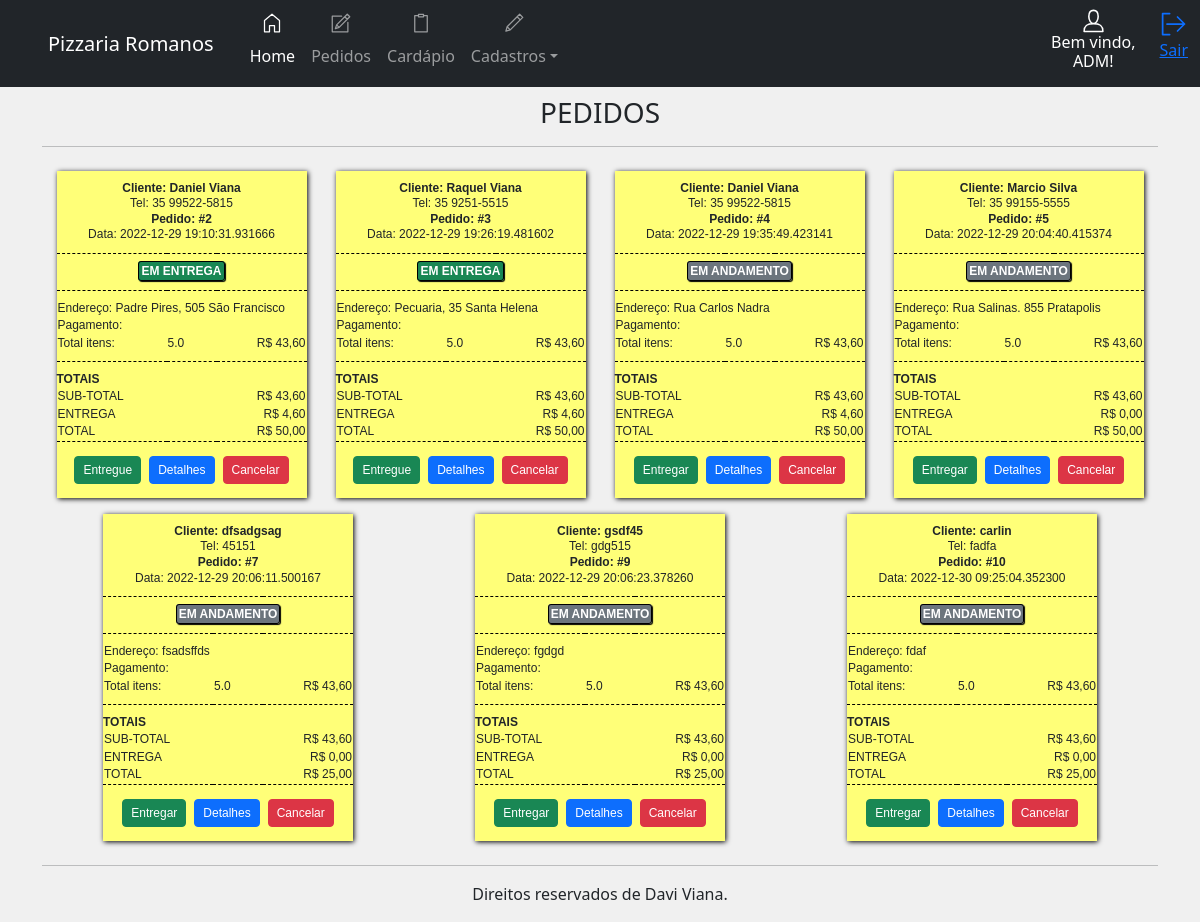
Page /painel/pedidos (signed in) on the committed database.
### app/__init__.py (models this page shows, shortened)
class cadempresa(UserMixin, db.Model):
    id = db.Column(db.Integer, primary_key=True, autoincrement=True)
    company_name = db.Column(db.String(100))
    corporate_name = db.Column(db.String(100))
    address = db.Column(db.String(100))
    district = db.Column(db.String(200))
    city = db.Column(db.String(200))
    cep = db.Column(db.String(50))
    email = db.Column(db.String(50))
    tel = db.Column(db.String(50))
    cnpj = db.Column(db.String(50))
    dt_create = db.Column(db.DATETIME)

class users(UserMixin, db.Model):
    id = db.Column(db.Integer, primary_key=True, autoincrement=True)
    user = db.Column(db.String(10))
    name = db.Column(db.String(50))
    email = db.Column(db.String(100))
    password = db.Column(db.String(200))
    dt_create = db.Column(db.DATETIME)
    situation = db.Column(db.String(50))

class pedidos(UserMixin, db.Model):
    id = db.Column(db.Integer, primary_key=True, autoincrement=True)
    name_client = db.Column(db.String(100))
    payment = db.Column(db.String(100))
    delivery = db.Column(db.String(100))
    note = db.Column(db.String(200))
    amount = db.Column(db.String(100))
    address = db.Column(db.String(100))
    tel = db.Column(db.String(200))
    order_time = db.Column(db.DATETIME)
    order_start = db.Column(db.DATETIME)
    situation = db.Column(db.String(50))

### app/panel.py (the view)
@bp.route('/pedidos', methods=['POST', 'GET'])
@login_required
def pedidos_():
    if request.method == 'POST':
        pass
    menu_panel = load_menu()
    all_pedidos = pedidos.query.filter(pedidos.situation != 'FINALIZADO',pedidos.situation != 'CANCELADO').all()
    return render_template('panel/pedidos.html', menu_panel=menu_panel, all_pedidos=all_pedidos)

### app/__init__.py (called while the page is built)
@login_manager.user_loader
def get(user):
    return users.query.get(user)

def load_menu():
    empresa = cadempresa.query.filter_by(id=1).first()
    if empresa is None:
        company_name = 'NOME EMPRESA'
    else:
        company_name = empresa.company_name
    username = current_user.name
    return username, company_name

### app/templates/panel/pedidos.html
{% extends 'panel/home.html' %}
{% block panel %}
<br>
<h3 style="text-align: center;">PEDIDOS</h3>
<hr>
<div class="d-flex justify-content-around flex-wrap">
    {% for pedido in all_pedidos %}
    <table class="printer-ticket m-2">
        <thead>
            <tr>
                <th colspan="3">
                    <b>Cliente: {{ pedido.name_client }}</b> <br>
                    Tel: {{ pedido.tel }} <br>
                    <b>Pedido: #{{ pedido.id }}</b> <br>
                    Data: {{ pedido.order_time }}
                </th>
            </tr>
            <tr>
                <th class="ttu" colspan="3">
                    {% if pedido.situation == 'PENDENTE' %}
                    <b class="situacao bg-danger">PENDENTE</b>
                    {% elif pedido.situation == 'EM ANDAMENTO' %}
                    <b class="situacao bg-secondary">EM ANDAMENTO</b>
                    {% elif pedido.situation == 'EM ENTREGA' %}
                    <b class="situacao bg-success">EM ENTREGA</b>
                    {% elif pedido.situation == 'RETIRAR' %}
                    <b class="situacao bg-success">RETIRAR</b>
                    {% endif %}
                </th>
            </tr>
        </thead>
        <tbody>
            <tr class="top">
                <td colspan="3">Endereço: {{ pedido.address }}</td>
            </tr>
            <tr>
                <td colspan="3">Pagamento:</td>
            </tr>
            <tr>
                <td>Total itens:</td>
                <td>5.0</td>
                <td>R$ 43,60</td>
            </tr>
        </tbody>
        <tfoot>
            <tr class="sup ttu p--0">
                <td colspan="3">
                    <b>Totais</b>
                </td>
            </tr>
            <tr class="ttu">
                <td colspan="2">Sub-total</td>
                <td align="right">R$ 43,60</td>
            </tr>
            {% if pedido.delivery == 'SIM' %}
            <tr class="ttu">
                <td colspan="2">Entrega</td>
                <td align="right">R$ 4,60</td>
            </tr>
            {% else %}
            <tr class="ttu">
                <td colspan="2">Entrega</td>
                <td align="right">R$ 0,00</td>
            </tr>
            {% endif %}
            <tr class="ttu">
                <td colspan="2">Total</td>
                <td align="right">R$ {{ pedido.amount }}</td>
            </tr>
            <tr class="sup">
                <td colspan="3" align="center">
                    <div class="d-flex justify-content-center">
                        {% if pedido.situation == 'PENDENTE' %}
                        <a href="{{pedido.id}}/prepare/change_order" class="btn btn-success btn-sm m-1">Preparar</a>
                        {% elif pedido.situation == 'EM ANDAMENTO' %}
                        <a href="{{pedido.id}}/deliver/change_order" class="btn btn-success btn-sm m-1">Entregar</a>
                        {% elif pedido.situation == 'EM ENTREGA' %}
                        <a href="{{pedido.id}}/finalize/change_order" class="btn btn-success btn-sm m-1">Entregue</a>
                        {% elif pedido.situation == 'RETIRAR' %}
                        <a href="{{pedido.id}}/finalize/change_order" class="btn btn-success btn-sm m-1">Retirado</a>
                        {% endif %}
                        <button type="button" class="btn btn-primary btn-sm m-1" data-bs-toggle="modal"
                            data-bs-target="#{{ pedido.id }}">Detalhes</button>
                        <a href="{{pedido.id}}/cancel/change_order" class="btn btn-danger btn-sm m-1">Cancelar</a>
                    </div>
                </td>
            </tr>
        </tfoot>
    </table>
    {% endfor %}
</div>
{% endblock %}

### app/templates/panel/home.html (shortened to what this page needs)
{% extends 'layout.html' %}
{% block content %}
<header>
    <nav class="navbar navbar-expand-lg navbar-dark bg-dark fixed-top">
        <a class="navbar-brand ps-5 text-center">{{ menu_panel[1] }}</a>
        <div class="container">
            <div class="collapse navbar-collapse" id="navbarSupportedContent">
                <ul class="navbar-nav me-auto">
                    <li class="nav-item">
                        <a class="nav-link active " aria-current="page" href="{{url_for('panel.home')}}"><svg
                                id="i-home" xmlns="http://www.w3.org/2000/svg" viewBox="0 0 32 32" width="40"
                                height="20" fill="none" stroke="currentcolor" stroke-linecap="round"
                                stroke-linejoin="round" stroke-width="2"
                                class="position-relative top-0 start-50 translate-middle">
                                <path d="M12 20 L12 30 4 30 4 12 16 2 28 12 28 30 20 30 20 20 Z" />
                            </svg> <br>Home</a>
                    </li>
                    <li class="nav-item">
                        <a class="nav-link" href="{{url_for('panel.pedidos_')}}">  <br>Pedidos</a>
                    </li>
                    <li class="nav-item">
                        <a class="nav-link" href="{{url_for('panel.cardapio')}}">  <br>Cardápio</a>
                    </li>
                    <li class="nav-item dropdown">
                        <a class="nav-link dropdown-toggle" href="#" id="navbarDropdown" role="button"
                            data-bs-toggle="dropdown" aria-expanded="false">  <br>Cadastros</a>
                    </li>
                </ul>
                <div class="d-flex flex-column align-items-center text-bg-dark me-4">
                    <h6 class="text-center">Bem vindo,<br> {{ menu_panel[0] }}!</h6>
                </div>
                <a href="{{url_for('auth.logout')}}" role="button" title="Sair"><svg id="i-signout"
                        xmlns="http://www.w3.org/2000/svg" viewBox="0 0 32 32" width="28" height="28" fill="none"
                        stroke="currentcolor" stroke-linecap="round" stroke-linejoin="round" stroke-width="2">
                        <path d="M28 16 L8 16 M20 8 L28 16 20 24 M11 28 L3 28 3 4 11 4" />
                    </svg>
                    <p>Sair</p>
                </a>
            </div>
        </div>
    </nav>
</header>
<main class="container pt-5 mt-4">
    {% block panel %}{% endblock %}
    <hr>
</main>
<footer class="container pb-3" style="text-align: center;">
    Direitos reservados de Davi Viana.
</footer>
{% endblock %}

### app/templates/layout.html (shortened to what this page needs)
<!DOCTYPE html>
<html lang="en">
<head>
    <link href="https://cdn.jsdelivr.net/npm/bootstrap@5.3.0-alpha1/dist/css/bootstrap.min.css" rel="stylesheet"
>
    <link rel="stylesheet" href="{{ url_for('static', filename='/css/style.css') }}">
</head>
<body style="background-color: rgb(240, 240, 240);">
    {% block content %}{% endblock %}
</body>
</html>

### app/static/css/style.css (style rules this page uses)
.text-center { text-align: center; }
.ttu { text-transform: uppercase; }
.ttu .situacao { color: rgb(255, 255, 255); padding: 2px; border: 1px solid rgb(0, 0, 0); border-radius: 3px; box-shadow: 1px 1px 1px rgb(0, 0, 0); }
.printer-ticket { padding: 5px; margin-left: auto; margin-right: auto; background: rgb(255, 255, 120); box-shadow: 1px 1px 5px rgba(0, 0, 0); display: table !important; width: 100%; max-width: 250px; font-weight: light; line-height: 1.3em; }
.printer-ticket, .printer-ticket * { font-family: Tahoma, Geneva, sans-serif; font-size: 12px; }
.printer-ticket th:nth-child(2), .printer-ticket td:nth-child(2) { width: 50px; }
.printer-ticket th:nth-child(3), .printer-ticket td:nth-child(3) { width: 90px; text-align: right; }
.printer-ticket th { font-weight: inherit; padding: 10px 0; text-align: center; border-bottom: 1px dashed rgb(0, 0, 0); }
.printer-ticket tbody tr:last-child td { padding-bottom: 10px; }
.printer-ticket tfoot .sup td { padding: 10px 0; border-top: 1px dashed rgb(0, 0, 0); }
.printer-ticket tfoot .sup.p--0 td { padding-bottom: 0; }
.printer-ticket .top td { padding-top: 10px; }

### rows in the picture
cadempresa: company_name "Pizzaria Romanos"
users: name "ADM"
pedidos: name_client "Daniel Viana", tel "35 99522-5815", id "2", order_time "2022-12-29 19:10:31.931666", situation "EM ENTREGA", address "Padre Pires, 505 São Francisco", delivery "ENTREGA", amount "50,00"
pedidos: name_client "Raquel Viana", tel "35 9251-5515", id "3", order_time "2022-12-29 19:26:19.481602", situation "EM ENTREGA", address "Pecuaria, 35 Santa Helena", delivery "ENTREGA", amount "50,00"
pedidos: name_client "Daniel Viana", tel "35 99522-5815", id "4", order_time "2022-12-29 19:35:49.423141", situation "EM ANDAMENTO", address "Rua Carlos Nadra", delivery "ENTREGA", amount "50,00"
pedidos: name_client "Marcio Silva", tel "35 99155-5555", id "5", order_time "2022-12-29 20:04:40.415374", situation "EM ANDAMENTO", address "Rua Salinas. 855 Pratapolis", delivery "ENTREGA", amount "50,00"
pedidos: name_client "dfsadgsag", tel "45151", id "7", order_time "2022-12-29 20:06:11.500167", situation "EM ANDAMENTO", address "fsadsffds", delivery "ENTREGA", amount "25,00"
pedidos: name_client "gsdf45", tel "gdg515", id "9", order_time "2022-12-29 20:06:23.378260", situation "EM ANDAMENTO", address "fgdgd", delivery "ENTREGA", amount "25,00"
pedidos: name_client "carlin", tel "fadfa", id "10", order_time "2022-12-30 09:25:04.352300", situation "EM ANDAMENTO", address "fdaf", delivery "ENTREGA", amount "25,00"
